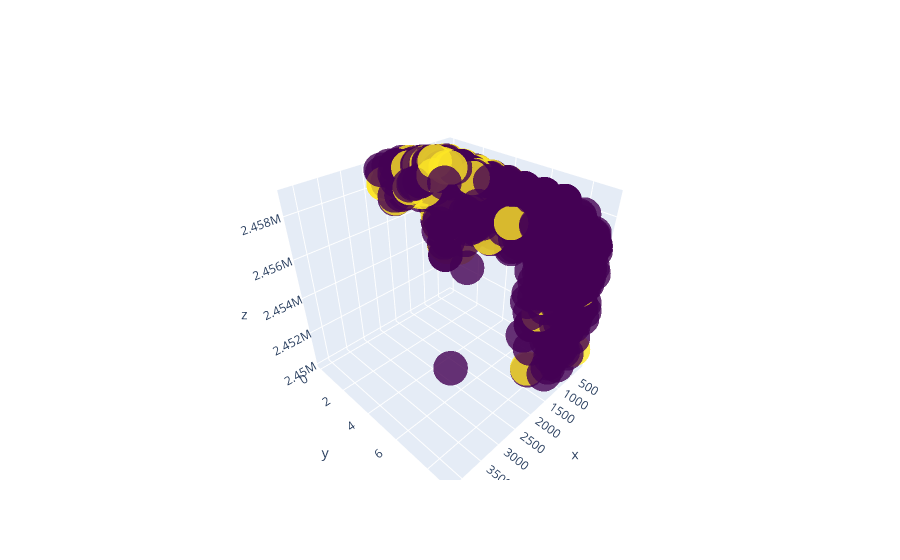

The code cell stored with this chart in its notebook:
### Markdown cell above
in the following 
g=Orbital Period
q=Perihelion Time
h=Orbit Uncertainity
e=y

### Code cell
#getting 4th dimensional plot
import plotly.express as px
import plotly.graph_objects as go
fig = go.Figure(data=[go.Scatter3d(
    x=g,
    y=h,
    z=q,
    mode='markers',
    marker=dict(
        size=12,
        color=e*200,                # set color to e, now there was not much differnce in 0 and 1 so to fix it i multiplied with 200
        colorscale='Viridis',   # choose a colorscale named Viridis
        opacity=0.8
    )
)])

fig.show()

### Figure 1 — Plotly figure (JSON) as saved in the notebook; plotly's stock layout.template omitted (floating-point values rounded to 4 significant figures; data arrays with more than 128 entries replaced by an {"elided": "..."} marker saying what was removed)
{"data": [{"marker": {"color": {"elided": "4687 int values"}, "colorscale": [[0, "#440154"], [0.1111, "#482878"], [0.2222, "#3e4989"], [0.3333, "#31688e"], [0.4444, "#26828e"], [0.5556, "#1f9e89"], [0.6667, "#35b779"], [0.7778, "#6ece58"], [0.8889, "#b5de2b"], [1, "#fde725"]], "opacity": 0.8, "size": 12}, "mode": "markers", "type": "scatter3d", "x": {"elided": "4687 float values"}, "y": {"elided": "4687 int values"}, "z": {"elided": "4687 float values"}}], "layout": {}}
